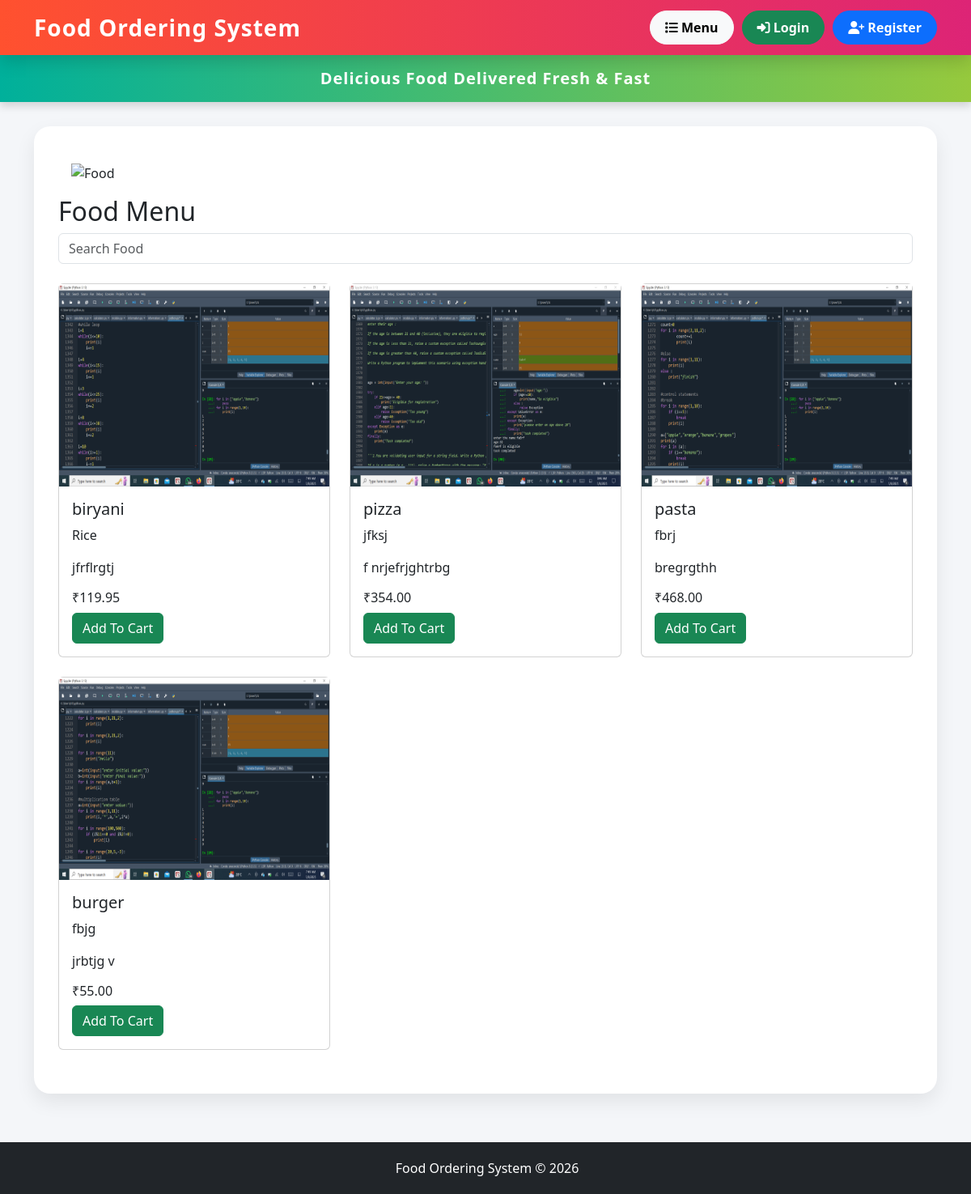
The page / on the database its author committed.
### app/models.py (models this page shows, shortened)
class Food(models.Model):
    name = models.CharField(max_length=100)
    price = models.DecimalField(max_digits=10, decimal_places=2)
    category = models.CharField(max_length=100)
    description = models.TextField()
    image = models.ImageField(upload_to='foods/')
    available = models.BooleanField(default=True)

### app/views.py (the view)
# urls.py: path('', views.food_list, name='food_list'),
def food_list(request):
    foods = Food.objects.all()
    query = request.GET.get('q')   #Checks if user searched something in URL
    if query:
        foods = foods.filter(name__icontains=query)
    return render(request, 'food_list.html', {'foods': foods})

### app/templates/food_list.html (shortened to what this page needs)
{% extends 'base.html' %}
{% block content %}
<section>
    <div>
        <img
    src="https://t4.ftcdn.net/jpg/02/92/20/37/360_F_292203735_CSsyqyS6A4Z9Czd4Msf7qZEhoxjpzZl1.jpg"
    class="img-fluid w-100 p-3 m-0"
    alt="Food"
>
    </div>
</section>
<h2>Food Menu</h2>
<form method="GET" class="mb-4">
    <input type="text" name="q" placeholder="Search Food" class="form-control">
</form>
<div class="row">
{% for food in foods %}
<div class="col-md-4 mb-4">
    <div class="card h-100">
        <img src="{{ food.image.url }}"  height="250">
        <div class="card-body">
            <h5>{{ food.name }}</h5>
            <p>{{ food.category }}</p>
            <p>{{ food.description }}</p>
            <h6>₹{{ food.price }}</h6>
            <a href="{% url 'add_to_cart' food.id %}" class="btn btn-success"> Add To Cart </a>
        </div>
    </div>
</div>
{% endfor %}
</div>
{% endblock %}

### app/templates/base.html (style rules this page uses)
body { background:#f4f6f9; font-family: 'Segoe UI', Tahoma, Geneva, Verdana, sans-serif; }

### rows shown on the page
Food: image (picture), name "biryani", category "Rice", description "jfrflrgtj", price "119.95"
Food: image (picture), name "pizza", category "jfksj", description "f nrjefrjghtrbg", price "354.00"
Food: image (picture), name "pasta", category "fbrj", description "bregrgthh", price "468.00"
Food: image (picture), name "burger", category "fbjg", description "jrbtjg v", price "55.00"
